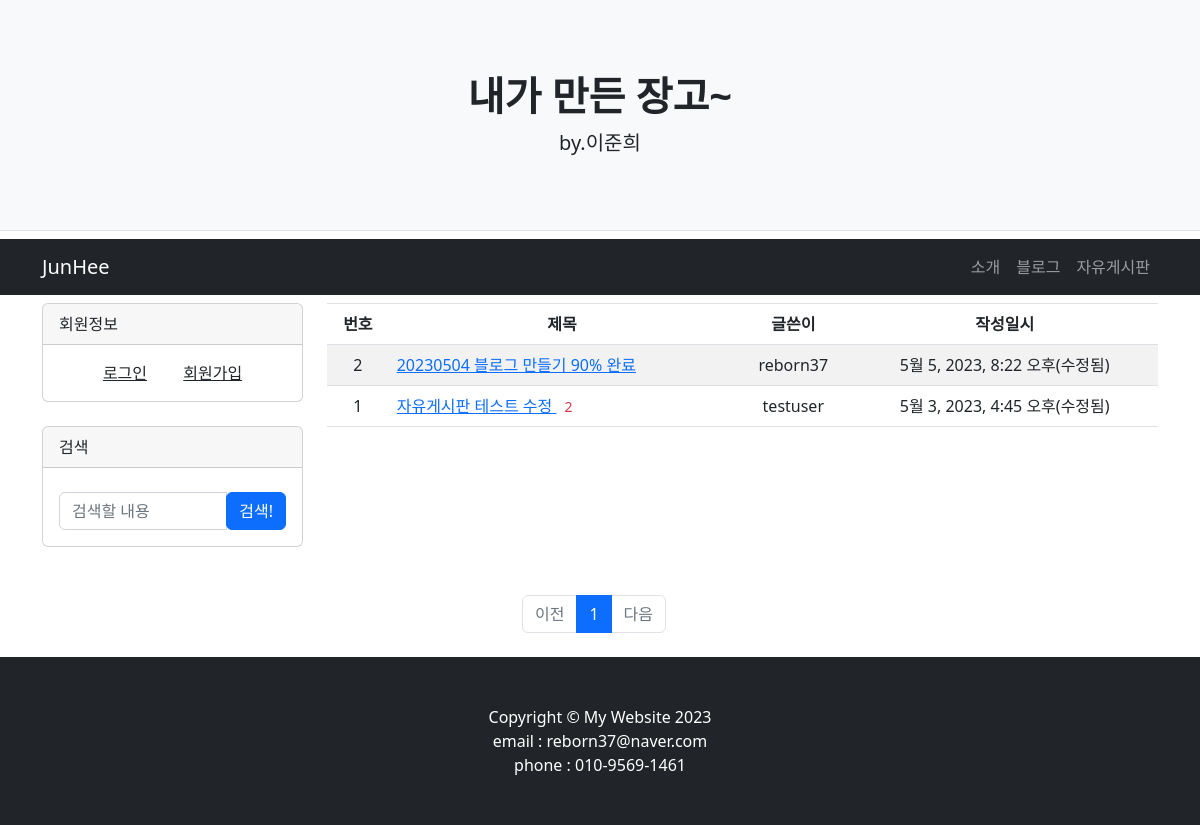
The page /freeboard/ on the database as committed earlier.
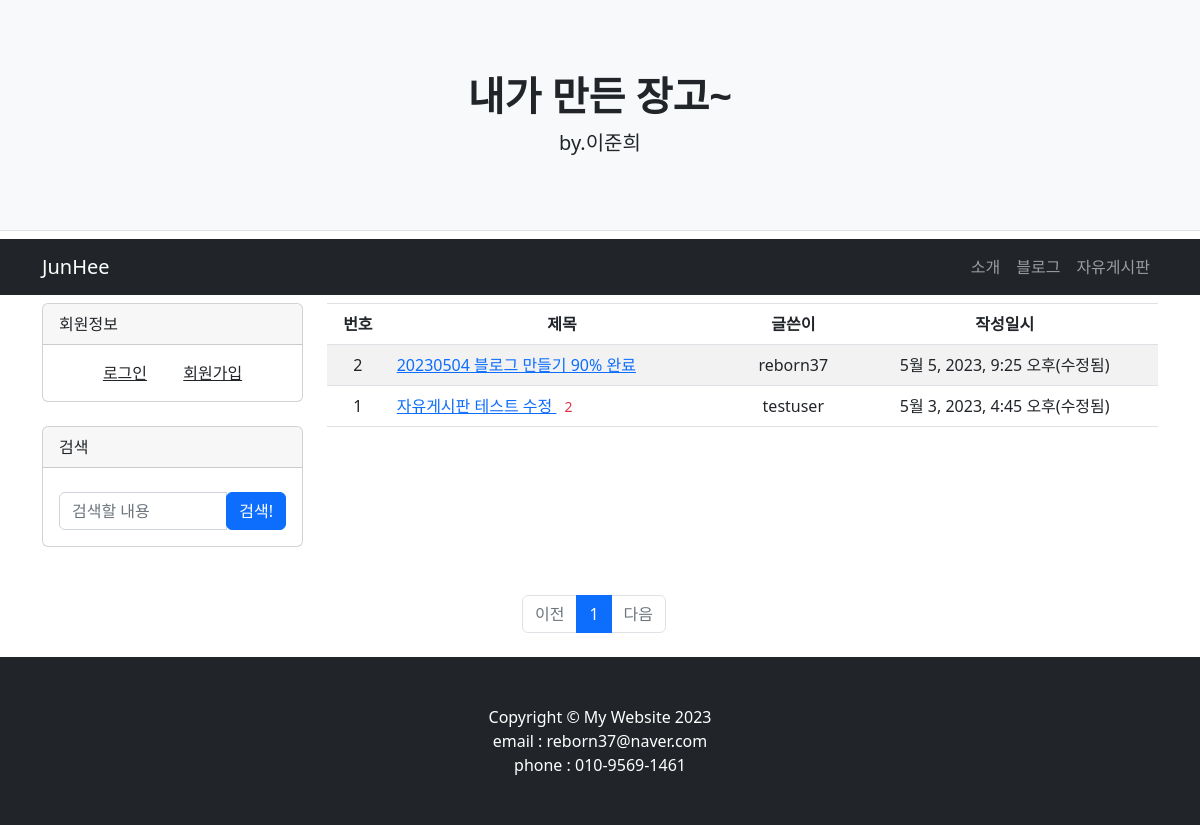
The same page on the database as committed later.
### freeboard/models.py (models this page shows, shortened)
class FreePost(models.Model):
    id = models.AutoField(primary_key=True)
    title = models.CharField(max_length=200)
    author = models.ForeignKey(User, on_delete=models.CASCADE, related_name='free_author_question')
    content = models.TextField()
    create_date = models.DateTimeField()
    modify_date = models.DateTimeField(null=True, blank=True)
    click = models.IntegerField(null=True, default=0) # 클릭
    class Meta:
        db_table = 'freepost'

### freeboard/views.py (the view, shortened to what this page needs)
# urls.py: path('', views.freeboardhome,name='freeboardhome'),
def freeboardhome(request):
    posts = countpost(request)
    comments = countcomment(request)
    page = request.GET.get('page', '1') # 페이지
    kw = request.GET.get('kw', '')  # 검색어
    freepost_list = FreePost.objects.order_by('-create_date')
    paginator = Paginator(freepost_list, 5)  # 페이지당 10개씩 보여주기
    page_obj = paginator.get_page(page)
    context = {'post_list': page_obj, 'page': page, 'kw': kw, 'posts':posts,'comments':comments}
    return render(request, 'freeboard/freeboardmain.html', context)

### freeboard/templatetags/free_filter.py (called while the page is built)
@register.filter
def sub(value, arg):
    return value - arg

### freeboard/views.py (called while the page is built)
def countpost(request):
    if request.user in User.objects.all(): # 유저가 로그인하면
        postcount = Post.objects.filter(author_id=request.user).count()
        freepostcount = FreePost.objects.filter(author_id=request.user).count()
        return postcount+freepostcount # 유저의 아이디=포스트 작성자 아이디 인 포스트들의 갯수를 세서 posts에 담아서 render

def countcomment(request):
    if request.user in User.objects.all():
        commentcount = Comment.objects.filter(author_id=request.user).count()
        freecommentcount = FreeComment.objects.filter(author_id=request.user).count()
        return commentcount+freecommentcount

### templates/freeboard/freeboardmain.html (shortened to what this page needs)
{% extends 'base.html' %}
{% load free_filter %}
{% block content%}
<div class="container">
    <div class="row">
        {% include  "freeleftbox.html" %}
        <div class='col-lg-9'>
            <table class="table table-striped">
                <thead class='table-bordered'>
                    <tr class=' text-center'>
                        <th>번호</th>
                        <th sytle="width:50%">제목</th>
                        <th>글쓴이</th>
                        <th>작성일시</th>
                    </tr>
                </thead>
                <tbody>
                {% if post_list %}
                {% for post in post_list %}
                    <tr class="text-center">
                        <td>
                            {{ post_list.paginator.count|sub:post_list.start_index|sub:forloop.counter0|add:1 }}
                        </td>
                        <td class='text-start'>
                            <a href="{% url 'freeboard:free_detail' post.id %}">{{ post.title }} </a>
                            {% if post.freecomment_set.count > 0 %}
                            <span class="text-danger small mx-2">{{ post.freecomment_set.count }}</span>
                            {% endif %}
                        </td>
                        <td>{{ post.author.username }}</td>
                        {% if post.modify_date %}
                        <td>{{ post.modify_date }}(수정됨)</td>
                        {% else %}
                        <td>{{ post.create_date }}</td>
                        {% endif %}
                    </tr>
                {% endfor %}
                {% else %}
                <tr>
                    <td colspan="4">게시글이 없습니다.</td>
                </tr>
                {% endif %}
                </tbody>
            </table>
        </div>
        <ul class="pagination justify-content-center my-4">
            {% if post_list.has_previous %}
            <li class="page-item">
                <a class="page-link" href="?page={{ post_list.previous_page_number }}">이전</a>
            </li>
            {% else %}
            <li class="page-item disabled">
                <a class="page-link" tabindex="-1" aria-disabled="true" href="#">이전</a>
            </li>
            {% endif %}
            {% for page_number in post_list.paginator.page_range %}
            {% if page_number == post_list.number %}
            <li class="page-item active" aria-current="page">
                <a class="page-link" href="?page={{ page_number }}">{{ page_number }}</a>
            </li>
            {% else %}
            <li class="page-item">
                <a class="page-link" href="?page={{ page_number }}">{{ page_number }}</a>
            </li>
            {% endif %}
            {% endfor %}
            {% if post_list.has_next %}
            <li class="page-item">
                <a class="page-link" href="?page={{ post_list.next_page_number }}">다음</a>
            </li>
            {% else %}
            <li class="page-item disabled">
                <a class="page-link" tabindex="-1" aria-disabled="true" href="#">다음</a>
            </li>
            {% endif %}
        </ul>
    </div>
</div>
{% endblock %}

Rows that differ between the two databases and show on the page:
changed FreePost "20230504 블로그 만들기 90% 완료": modify_date "5월 5, 2023, 8:22 오후" → "5월 5, 2023, 9:25 오후"
